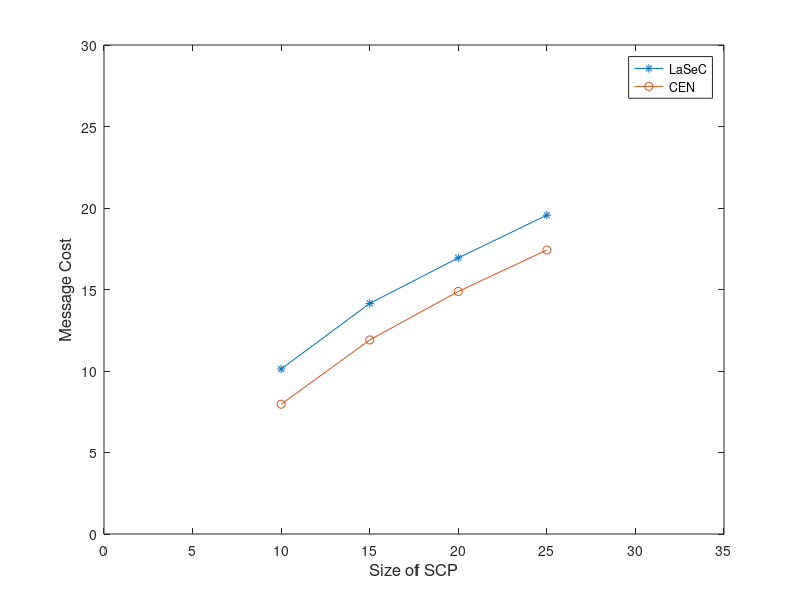

Write MATLAB code to recreate this figure.
x=[10 15 20 25]
y1=[10.1215 14.146 16.93825 19.56]
y2=[7.96075 11.903 14.8795 17.42175]
plot(x, y1, '-*', x, y2, '-o')
axis([0 35 0 30])
xlabel('Size of SCP', 'fontsize',12)
ylabel('Message Cost','fontsize',12)
legend('LaSeC', 'CEN')
%set(h, 'Box', 'on')
